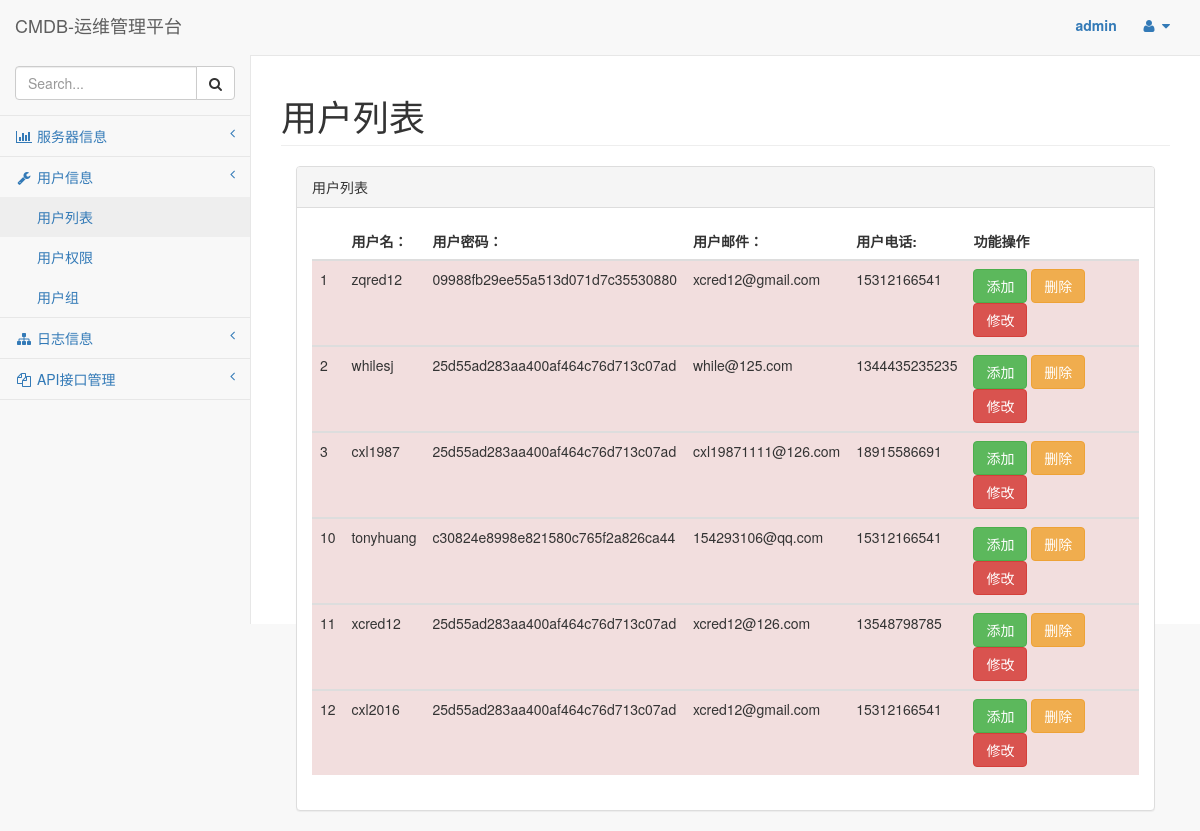
Screenshot of /userlist (signed in) with the database file from the repository.
### User/models.py (models this page shows, shortened)
class User(models.Model):
    username = models.CharField(max_length=32,verbose_name="用户名称")
    password = models.CharField(max_length=16,verbose_name="用户密码")
    email = models.EmailField(verbose_name="用户邮箱")
    phone = models.CharField(max_length=18,verbose_name="用户手机",blank=True,null=True)

### User/views.py (the view)
# urls.py: url(r'^userlist',Userlist),
def Userlist(request):
    statue = "用户列表"
    AllUser = User.objects.all()
    return render_to_response("userlist.html",locals())

### template/userlist.html (shortened to what this page needs)
{% extends 'base.html' %}
{% block 'content' %}
    <div class="col-lg-12">
                    <div class="panel panel-default">
                        <div class="panel-heading">
                            用户列表
                        </div>
                        <div class="panel-body">
                            <div class="table-responsive">
                                <table class="table table-hover">
                                    <thead>
                                        <tr>
                                            <th></th>
                                            <th>用户名：</th>
                                            <th>用户密码：</th>
                                            <th>用户邮件：</th>
                                            <th>用户电话:</th>
                                            <th>功能操作</th>
                                        </tr>
                                    </thead>
                                    {% for user in AllUser %}
                                    <tbody>
                                        <tr class="danger">
                                            <td>{{ user.id }}</td>
                                            <td>{{ user.username }}</td>
                                            <td>{{ user.password }}</td>
                                            <td>{{ user.email }}</td>
                                            <td>{{ user.phone }}</td>
                                            <td>
                                                <button type="button" class="btn btn-success">添加</button>
                                                <button type="button" class="btn btn-warning">删除</button>
                                                <button type="button" class="btn btn-danger">修改</button>
                                            </td>
                                        </tr>
                                    {% endfor %}
                                    </tbody>
                                </table>
                            </div>
                        </div>
                    </div>
                </div>
{% endblock %}

### rows the page displays
User: id "1", username "zqred12", password "09988fb29ee55a513d071d7c35530880", email "xcred12@gmail.com", phone "15312166541"
User: id "2", username "whilesj", password "25d55ad283aa400af464c76d713c07ad", email "while@125.com", phone "1344435235235"
User: id "3", username "cxl1987", password "25d55ad283aa400af464c76d713c07ad", email "cxl19871111@126.com", phone "18915586691"
User: id "10", username "tonyhuang", password "c30824e8998e821580c765f2a826ca44", email "154293106@qq.com", phone "15312166541"
User: id "11", username "xcred12", password "25d55ad283aa400af464c76d713c07ad", email "xcred12@126.com", phone "13548798785"
User: id "12", username "cxl2016", password "25d55ad283aa400af464c76d713c07ad", email "xcred12@gmail.com", phone "15312166541"

### other values shown
{{ request.session.username }} "admin"
{{ statue }} "用户列表"
